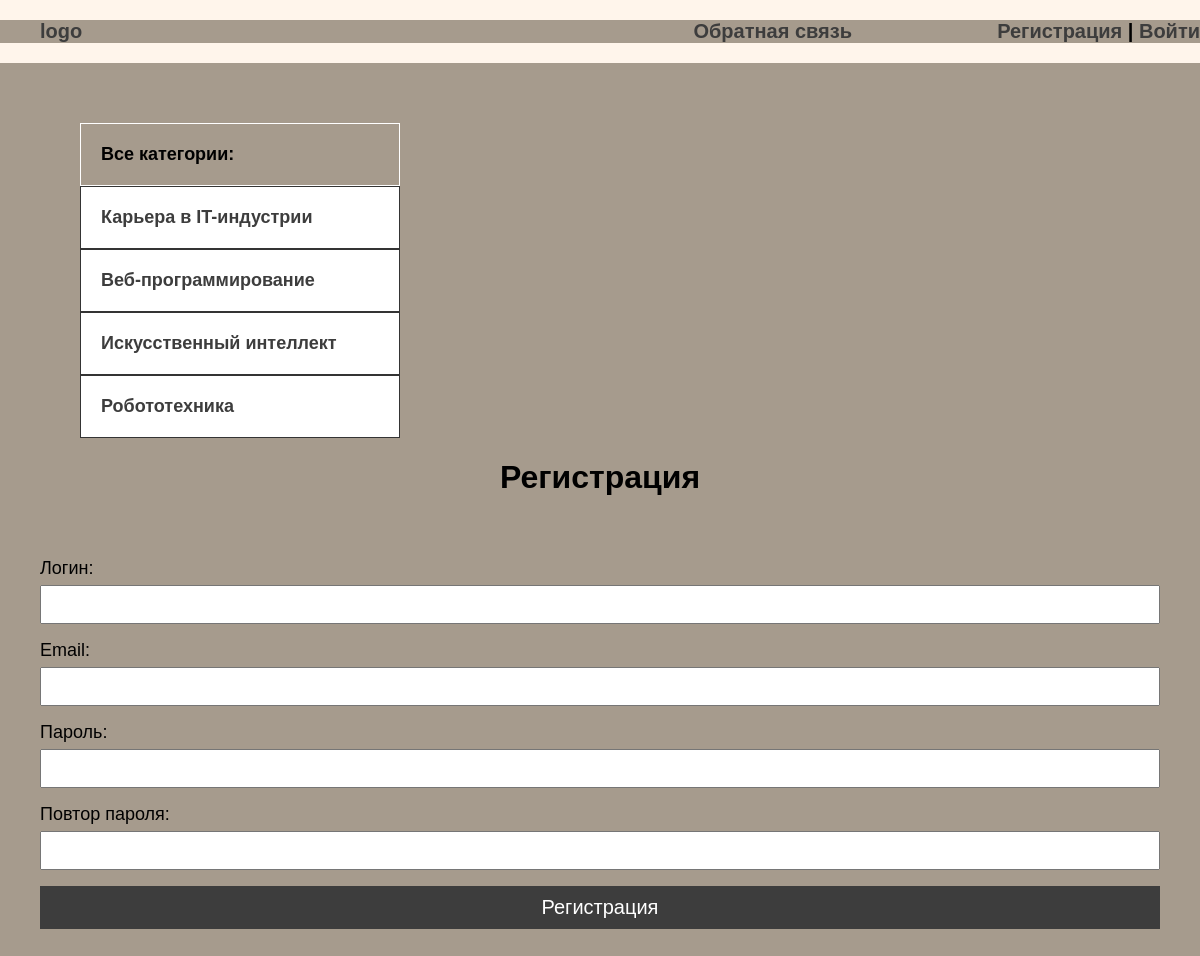
Screenshot of /register/ with the database file from the repository.
### blog/models.py (models this page shows, shortened)
class Category(models.Model):
    name = models.CharField(max_length=50, verbose_name='Категория')
    slug = models.SlugField(max_length=200, unique=True, verbose_name='URL')
    def get_absolute_url(self):
        return reverse('category', kwargs={'cat_slug': self.slug})
    class Meta:
        verbose_name = 'Категорию'
        verbose_name_plural = 'Категории'

### blog/views.py (the view, shortened to what this page needs)
# urls.py: path('register/', RegisterUser.as_view(), name='register'),
class RegisterUser(CreateView, DataMixin):
    form_class = RegisterUserForm
    template_name = 'blog/register.html'
    success_url = reverse_lazy('login')
    def get_context_data(self, *, object_list=None, **kwargs):
        context = super().get_context_data(**kwargs)
        c_def = self.get_user_context(title='Регистрация')
        return dict(list(context.items()) + list(c_def.items()))

### blog/forms.py
class RegisterUserForm(UserCreationForm):
    username = forms.CharField(label='Логин', widget=forms.TextInput(attrs={'class': 'form-input'}))
    email = forms.EmailField(label='Email', widget=forms.EmailInput(attrs={'class': 'form-input'}))
    password1 = forms.CharField(label='Пароль', widget=forms.PasswordInput(attrs={'class': 'form-input'}))
    password2 = forms.CharField(label='Повтор пароля', widget=forms.PasswordInput(attrs={'class': 'form-input'}))
    class Meta:
        model = User
        fields = ('username', 'email', 'password1', 'password1')

### blog/utils.py (called while the page is built)
    def get_user_context(self, **kwargs):
        context = kwargs
        cats = Category.objects.annotate(Count('blog'))
        user_menu = menu.copy()
        if not self.request.user.is_authenticated:
            user_menu.pop(0)
        context['menu'] = user_menu
        context['cats'] = cats
        if 'cat_selected' not in context:
            context['cat_selected'] = 0
        return context

### blog/templates/blog/register.html (shortened to what this page needs)
{% extends 'blog/base.html' %}
{% load static %}
{% block content %}
<h1>{{ title }}</h1>
<form action="" method="post">
    {{ form.as_p }}
    <button>Регистрация</button>
</form>
{% endblock %}

### blog/templates/blog/base.html (shortened to what this page needs)
<!DOCTYPE html>
{% load static %}
{% load blog_tags %}
<html lang="en">
<head>
    <link rel="stylesheet" href="{% static 'css/style.css' %}">
</head>
<body>
    <div class="header">
        <div class="wrap">
            <ul class="mainmenu">
                <li class="logo"><a href="{% url 'index' %}">logo</a></li>
                {% for m in menu %}
                <li class="last"><a href="{% url m.url_name %}">{{ m.title }}</a></li>
                {% endfor %}
                {% if request.user.is_authenticated %}
                    <li class="last">{{ user.username }} | <a href="{% url 'logout' %}">Выйти</a></li>
                {% else %}
                    <li class="last"><a href="{% url 'register' %}">Регистрация</a> | <a href="{% url 'login' %}">Войти
                    </a></li>
                {% endif %}
            </ul>
        </div>
    </div>
    <div class="content">
        <div class="wrap">
            <div class="sidebar">
                <ul>
                    {% if request.path != '/logout/'  %}
                        {% if cat_selected == 0 %}
                            <li class="selected">Все категории:</li>
                        {% else %}
                            <li><a href="{% url 'index' %}">Все категории</a></li>
                        {% endif %}
                    {% endif %}
                    {% for c in cats %}
                        {% if c.blog__count > 0 %}
                            {% if c.pk == cat_selected %}
                                <li class="selected">{{ c.name }}</li>
                            {% else %}
                                <li><a href="{{ c.get_absolute_url }}">{{ c.name }}</a></li>
                            {% endif %}
                        {% endif %}
                    {% endfor %}
                </ul>
            </div>
            <div class="main">
               {% block content %}
               {% endblock %}
            </div>
        </div>
    </div>
</body>
</html>

### blog/static/css/style.css (style rules this page uses)
body { margin: 0; padding: 0; background: rgb(255, 245, 235); font-family: Verdana, Geneva, Tahoma, sans-serif; }
.wrap { max-width: 1200px; margin: 0 auto; }
.content .wrap { background: rgb(166, 155, 141); padding: 40px; box-sizing: border-box; }
ul { list-style: none; }
a { color: rgb(61, 61, 61); text-decoration: none; }
.header { background: rgb(166, 155, 141); }
.mainmenu { display: flex; align-items: center; font-size: 20px; font-weight: bold; justify-content: space-between; }
.logo { flex-basis: 40%; }
.last { flex-basis: 30%; text-align: right; }
h1 { text-align: center; padding-bottom: 40px; }
.sidebar ul { width: 320px; margin-right: 40px; margin-top: 20px; }
.sidebar a { padding: 20px; display: block; border: 1px solid rgb(52, 52, 52); background: rgb(255, 255, 255); font-weight: bold; font-size: 18px; }
.selected { font-size: 18px; padding: 20px; border: 1px solid white; font-weight: bold; background: rgb(166, 155, 141); }
.form-input { width: 100%; padding: 10px; box-sizing: border-box; }
button { background: rgb(61, 61, 61); color: white; width: 100%; padding: 10px; font-size: 20px; border: none; cursor: pointer; }
form label { font-size: 18px; }
input, textarea { width: 100%; margin-top: 6px; padding: 6px; box-sizing: border-box; }
label { font-size: 20px; }
.last a { display: inline; }

### rows the page displays
Category: name "Карьера в IT-индустрии"
Category: name "Веб-программирование"
Category: name "Искусственный интеллект"
Category: name "Робототехника"

### other values shown
{{ m.title }} "Обратная связь"
{{ title }} "Регистрация"
